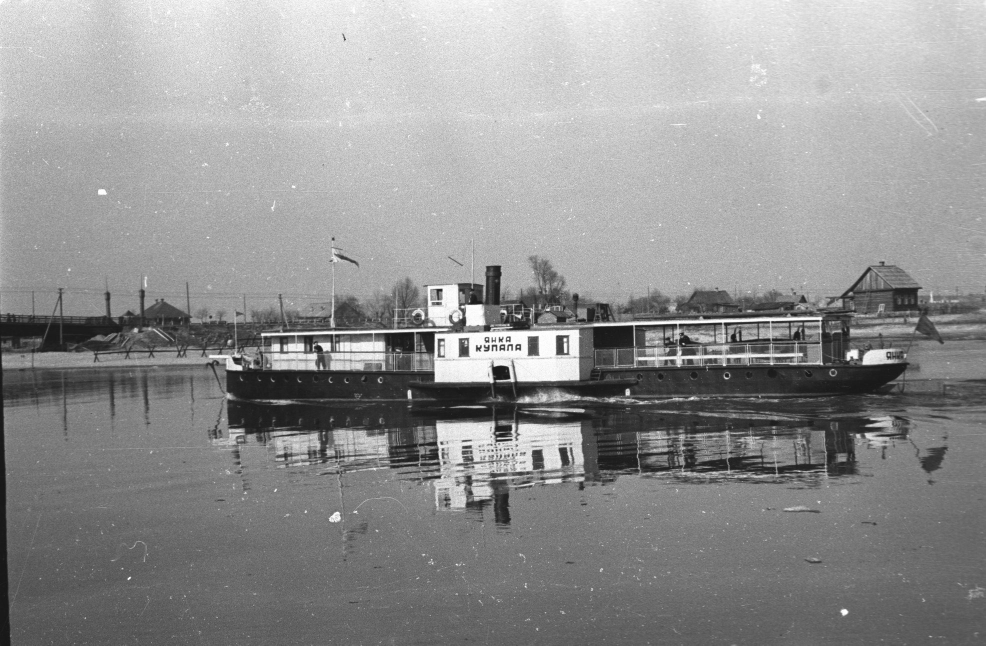
#> input picture lab1/data/boat1.jpg, 1972 x 1291 px, found by its file name (shown at 1/2 size); its folder holds only this picture in this run
$ jupyter execute Makarevich_lab4.ipynb
#> lines starting #> are read from the running program, lines starting #| are printed output that depends on the picture; after the words box and inside, x2 and y2 are one past the last pixel; in counts of white or black regions, pixels touching at a corner belong together
## Лабораторная работа 4

[cell 1]
import os
import matplotlib.pyplot as plt

[cell 2]
import numpy as np
from imageio import imread

[cell 3]
import cv2

[cell 4]
def load_images_from_folder(folder):
#> called with folder = './data/'
    images = []
    for filename in os.listdir(folder):
        print(os.path.join(folder,filename))
        img = imread(os.path.join(folder,filename))
#> img is the input picture: shape (1291, 1972); min 16, max 255, mean 145.8
        if img is not None:
            images.append(img)
    return images

[cell 5]
folder_path = "./data/"
images = load_images_from_folder(folder_path)
#> images = 1 item

[cell 6]
img = images[0]
plt.figure(figsize=(8, 6))
plt.imshow(img, cmap='gray')

[cell 7]
img = cv2.GaussianBlur(img, (9, 9), 3)
plt.figure(figsize=(8, 6))
plt.imshow(img, cmap='gray')

[cell 8]
edges = cv2.Canny(img, 100, 150)
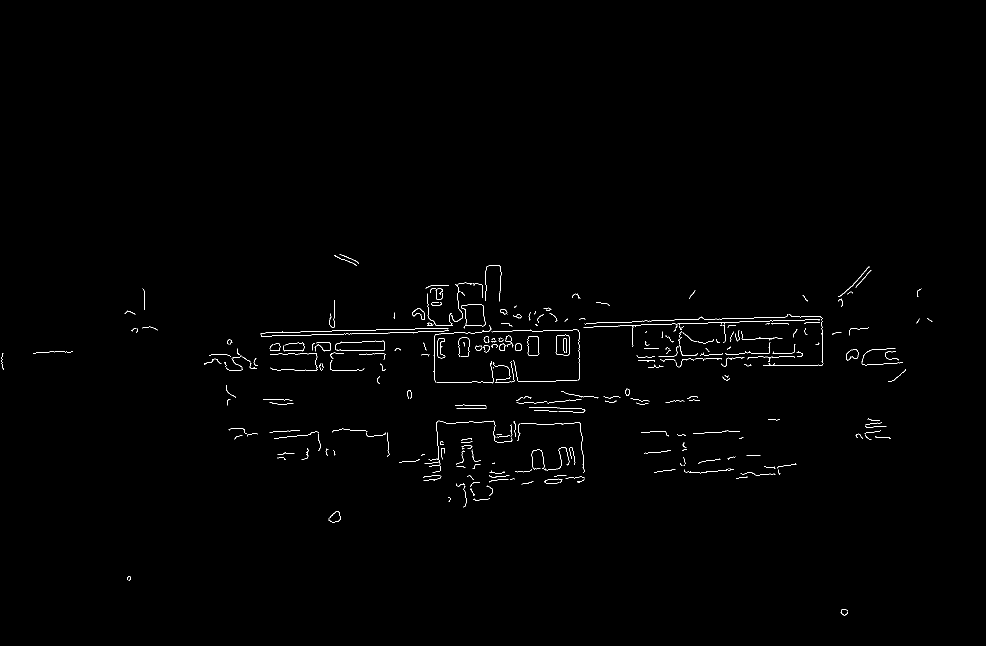
#> edges: shape (1291, 1972) (shown at 1/2 size); 0.57% white in thin lines or dots, all inside (x1, y1, x2, y2) = (3, 508, 1865, 1231)
plt.figure(figsize=(8, 6))
plt.imshow(edges, cmap = 'gray')

[cell 9]
lines = cv2.HoughLines(edges, 1, np.pi/180, 75, None, 0, 0)
#> lines = 183 rows, first 8: [687, 1.54], [673, 1.55], [695, 1.54], [680, 1.55], [700, 1.57], [707, 1.57], [759, 1.54], [696, 1.55]
print(lines.shape)
#| (183, 1, 2)

[cell 10]
img_to_draw = np.copy(img)
for line in lines:
    r, theta = line[0]

    a = np.cos(theta)
    b = np.sin(theta)

    x0 = r*np.cos(theta)
    y0 = r*np.sin(theta)

    x1 = int(x0 + 2100*(-b))
    y1 = int(y0 + 2100*(a))
    x2 = int(x0 - 2100*(-b))
    y2 = int(y0 - 2100*(a))

    # choosing horizontal and vertical lines
    if (np.abs(x1 - x2) < 90) or (np.abs(y1 - y2) < 90):
        cv2.line(img_to_draw, (x1, y1), (x2, y2), (255, 255, 255), 3)
#> this loop made 183 passes
#> (r, theta, a, b, x0, y0, x1, y1) on passes 1 to 3: (687, 1.54, 0.0349, 0.999, 23.98, 686.6, -2074, 759), (673, 1.55, 0.0175, 1, 11.75, 672.9, -2087, 709), (695, 1.54, 0.0349, 0.999, 24.26, 694.6, -2074, 767)
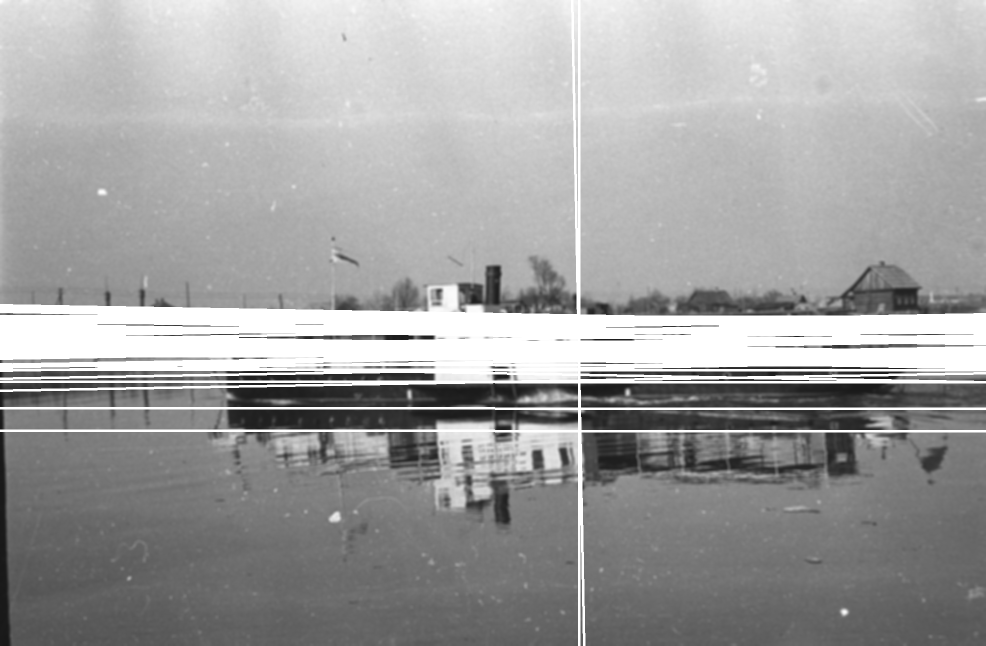
#> img_to_draw: shape (1291, 1972) (shown at 1/2 size); min 24, max 255, mean 160.8

plt.figure(figsize=(8, 6))
plt.imshow(img_to_draw, cmap='gray')

[cell 11]
lines = cv2.HoughLinesP(edges, 1, np.pi/180, 50, None, 0, 0)
print(lines.shape)
#| (655, 1, 4)

[cell 12]
img_to_draw = np.copy(img)
for line in lines:
    x1, y1, x2, y2 = line[0]
    cv2.line(img_to_draw, (x1, y1), (x2, y2), (255, 255, 255), 7)
#> this loop made 655 passes
#> line on passes 1 to 3: [[1187, 653, 1199, 653]], [[1361, 647, 1382, 647]], [[688, 661, 726, 661]]
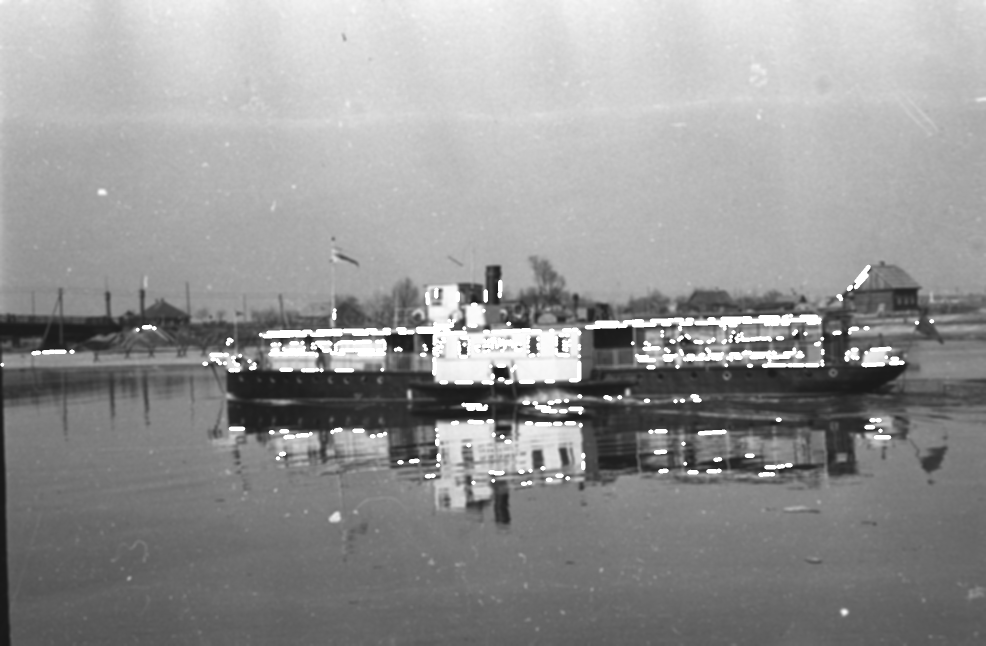
#> img_to_draw: shape (1291, 1972) (shown at 1/2 size); min 24, max 255, mean 148.4

plt.figure(figsize=(8, 6))
plt.imshow(img_to_draw, cmap='gray')
